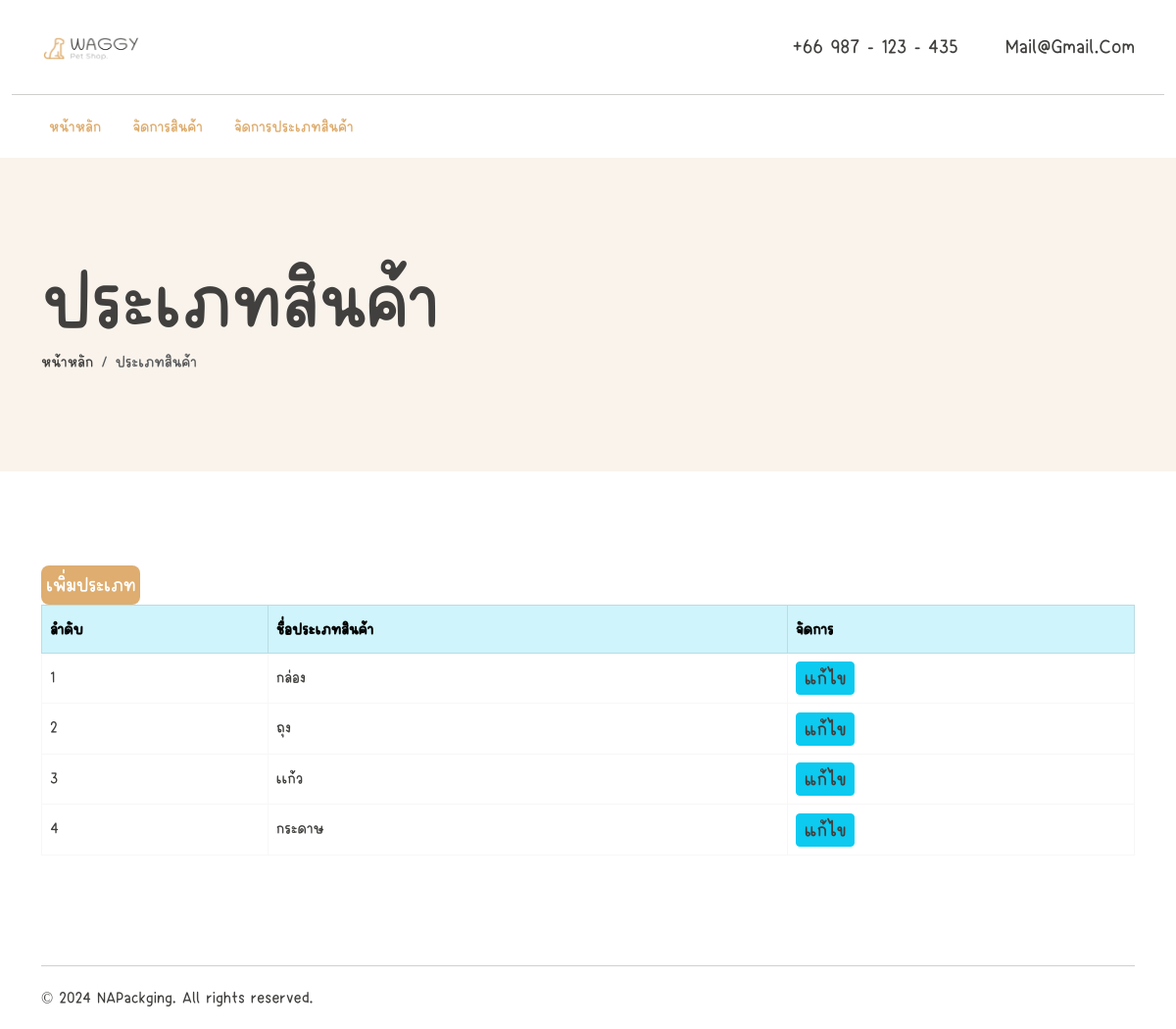
Before: /a/mgproducttype.php (signed in) with the older database file.
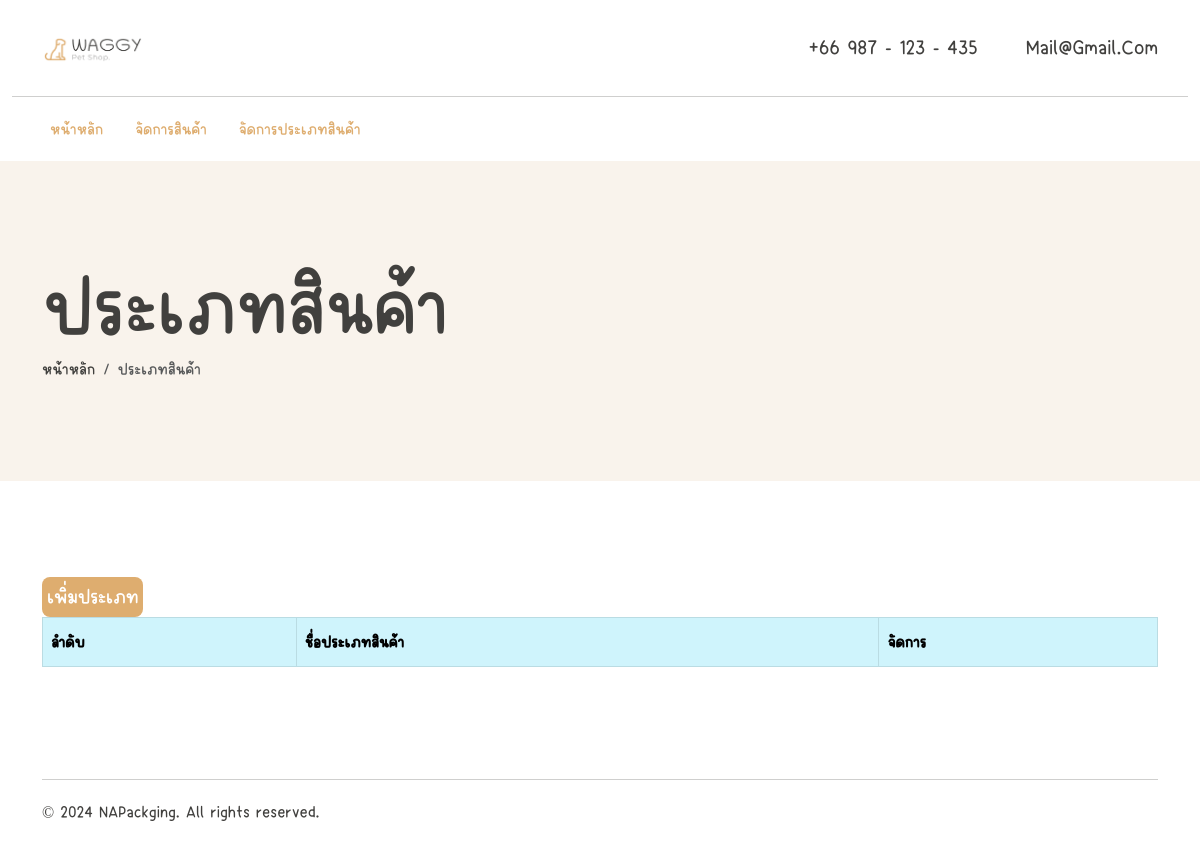
After: the same page with the newer database file.
### tables this page shows
CREATE TABLE `typepro` (
  `id_typepro` int(11) NOT NULL COMMENT 'รหัสประเภทกาแฟ',
  `name_typepro` varchar(60) NOT NULL COMMENT 'ชื่อประเภทกาแฟ',
  `detail_typepro` text NOT NULL COMMENT 'รายละเอียดประเภทกาแฟ',
  `TY_STATUS` int(11) DEFAULT NULL
);

### config/connectdb.php (called while the page is built, shortened)
<?php
class Database
{
    private static $link = null;
    private static function getLink()
    {
        if (self::$link) {
            return self::$link;
        }
        self::$link = new PDO("mysql:host=" . DB_HOST . ";dbname=" . DB_NAME . ";charset=utf8", DB_USERNAME, DB_PASSWORD);
        self::$link->setAttribute(PDO::ATTR_ERRMODE, PDO::ERRMODE_EXCEPTION);
        return self::$link;
    }
    public static function __callStatic($name, $args)
    {
        $callback = array(self::getLink(), $name);
        return call_user_func_array($callback, $args);
    }
}
?>

### a/mgproducttype.php (the view, shortened to what this page needs)
<!DOCTYPE html>
<html lang="en">
<head>
    <?php include("inc/head.php") ?>
</head>
<body class="">
    <?php include("inc/header.php") ?>
    <section id="banner" class="py-3" style="background: #F9F3EC;">
        <div class="container">
            <div class="hero-content py-5 my-3">
                <h2 class="display-1 mt-3 mb-0">ประเภทสินค้า</h2>
                <nav class="breadcrumb">
                    <a class="breadcrumb-item nav-link" href="#">หน้าหลัก</a>
                    <span class="breadcrumb-item active" aria-current="page">ประเภทสินค้า</span>
                </nav>
            </div>
        </div>
    </section>
    <div class="shopify-grid">
        <div class="container py-5 my-5">
            <div class="row">
                <div class="col-12">
                    <button id="btn_addproduct" type="button" data-bs-toggle="modal" data-bs-target="#modalAddProduct" class="btn btn-lg btn-primary p-1">เพิ่มประเภท</button>
                </div>
            </div>
            <table class="table table-bordered w-100">
                <thead>
                    <tr class="table-info">
                        <th>ลำดับ</th>
                        <th>ชื่อประเภทสินค้า</th>
                        <th>จัดการ</th>
                    </tr>
                </thead>
                <tbody>
                    <?php
                    $sql_data = "SELECT * FROM `typepro`
                            WHERE TY_STATUS IS NULL";
                    $result_data = Database::query($sql_data, PDO::FETCH_ASSOC); ?>
                    <?php foreach ($result_data as $k => $row) :
                        $row = (object) $row;
                    ?>
                        <tr>
                            <td><?php echo $k + 1 ?></td>
                            <td><?php echo $row->name_typepro ?></td>
                            <td>
                                <a data-bs-toggle="modal" data-bs-target="#edit-<?php echo $row->id_typepro ?>" href="javascript:;" class="btn btn-sm btn-info">
                                    <h5 class="text-uppercase m-0">แก้ไข</h5>
                                </a>
                            </td>
                        </tr>
                    <?php endforeach; ?>
                </tbody>
            </table>
        </div>
    </div>
    <?php include("inc/footer.php") ?>
</body>
</html>

Changed rows visible on the page:
removed typepro: name_typepro "กล่อง"
removed typepro: name_typepro "ถุง"
removed typepro: name_typepro "เเก้ว"
removed typepro: name_typepro "กระดาษ"
